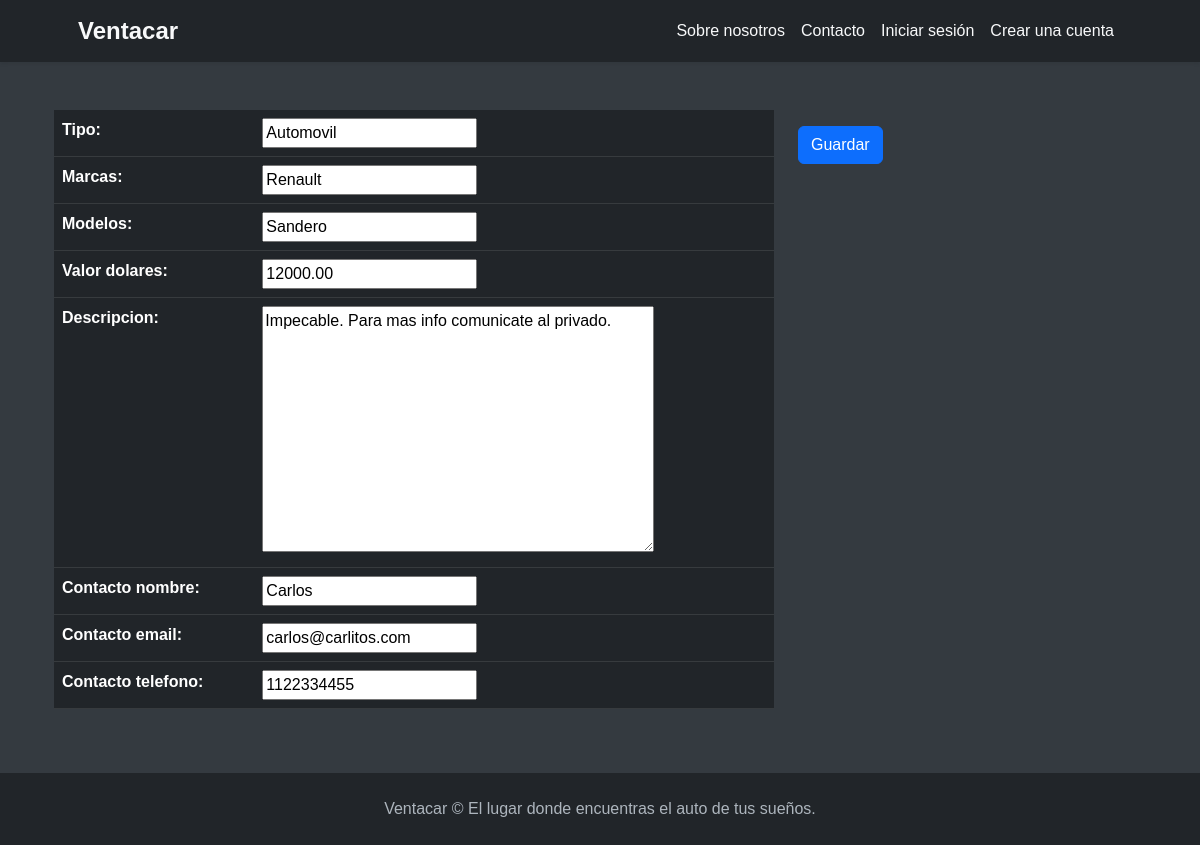
/vehiculos/vehiculo/editar/19, run on the app's committed database.
### vehiculos/models.py (models this page shows, shortened)
class Ver_vehiculos(models.Model):
    tipo = models.CharField(max_length=50)
    modelos = models.CharField(max_length=50)
    marcas = models.CharField(max_length=50)
    valor_dolares = models.DecimalField(max_digits=10, decimal_places=2, null = True)
    descripcion = models.TextField(max_length=400, null=True)
    fecha_creacion = models.DateTimeField(auto_now_add=True, null=True, editable=False)
    fecha_actualizacion = models.DateTimeField(auto_now=True, null=True, editable=False)
    contacto_nombre = models.CharField(max_length=50, null=True, blank=True)
    contacto_email = models.EmailField(max_length=254, null=True, blank=True)
    contacto_telefono = models.CharField(max_length=20, null=True, blank=True)
    class Meta:
        verbose_name = "Ver Vehículo"
        verbose_name_plural = "Ver Vehículos"

### vehiculos/views.py (the view)
# urls.py: path('vehiculo/editar/<int:pk>', Ver_vehiculosUpdate.as_view(), name='editar_vehiculo'),
class Ver_vehiculosUpdate(UpdateView):
    model = Ver_vehiculos
    form_class = Ver_vehiculosform
    template_name = "vehiculos/lista_vehiculos_form.html"
    success_url = reverse_lazy("vehiculos:lista_vehiculos")

### vehiculos/forms.py
class Ver_vehiculosform(forms.ModelForm):
    class Meta:
        model = models.Ver_vehiculos
        fields = ["tipo","marcas",
                  "modelos","valor_dolares",
                  "descripcion", "contacto_nombre",
                  "contacto_email", "contacto_telefono"
                  ]

### vehiculos/templates/vehiculos/lista_vehiculos_form.html (shortened to what this page needs)
{% extends 'core/base.html' %}
{% block content %}
<form method="post" class="mt-4">
    <div class="container">
        <div class="row">
            <div class="col-md-8">
                <div class="table-responsive">
                    <table class="table table-dark">
                        {{ form.as_table }}
                    </table>
                </div>
            </div>
            <div class="col-md-4">
                <button type="submit" class="btn btn-primary btn-block mt-3">Guardar</button>
            </div>
        </div>
    </div>
</form>
{% endblock content %}

### core/templates/core/base.html (style rules this page uses)
body { font-family: 'Arial', sans-serif; background-color: #343a40; color: #f8f9fa; }

### data on the page
Ver_vehiculos: tipo "Automovil", marcas "Renault", modelos "Sandero", valor_dolares "12000.00", descripcion "Impecable. Para mas info comunicate al privado.", contacto_nombre "Carlos", contacto_email "carlos@carlitos.com", contacto_telefono "1122334455"
